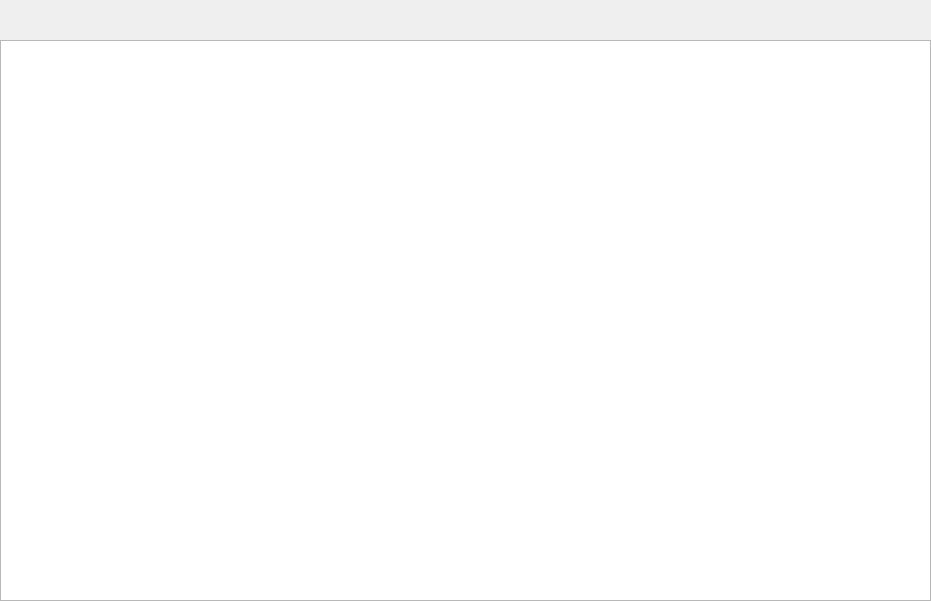
<?xml version="1.0" encoding="UTF-8"?>
<ui version="4.0">
 <class>TableTwoForm</class>
 <widget class="QWidget" name="TableTwoForm">
  <property name="geometry">
   <rect>
    <x>0</x>
    <y>0</y>
    <width>931</width>
    <height>601</height>
   </rect>
  </property>
  <property name="windowTitle">
   <string>Form</string>
  </property>
  <widget class="QTableWidget" name="qqTableWidget">
   <property name="geometry">
    <rect>
     <x>0</x>
     <y>40</y>
     <width>931</width>
     <height>561</height>
    </rect>
   </property>
  </widget>
 </widget>
 <resources/>
 <connections/>
</ui>
